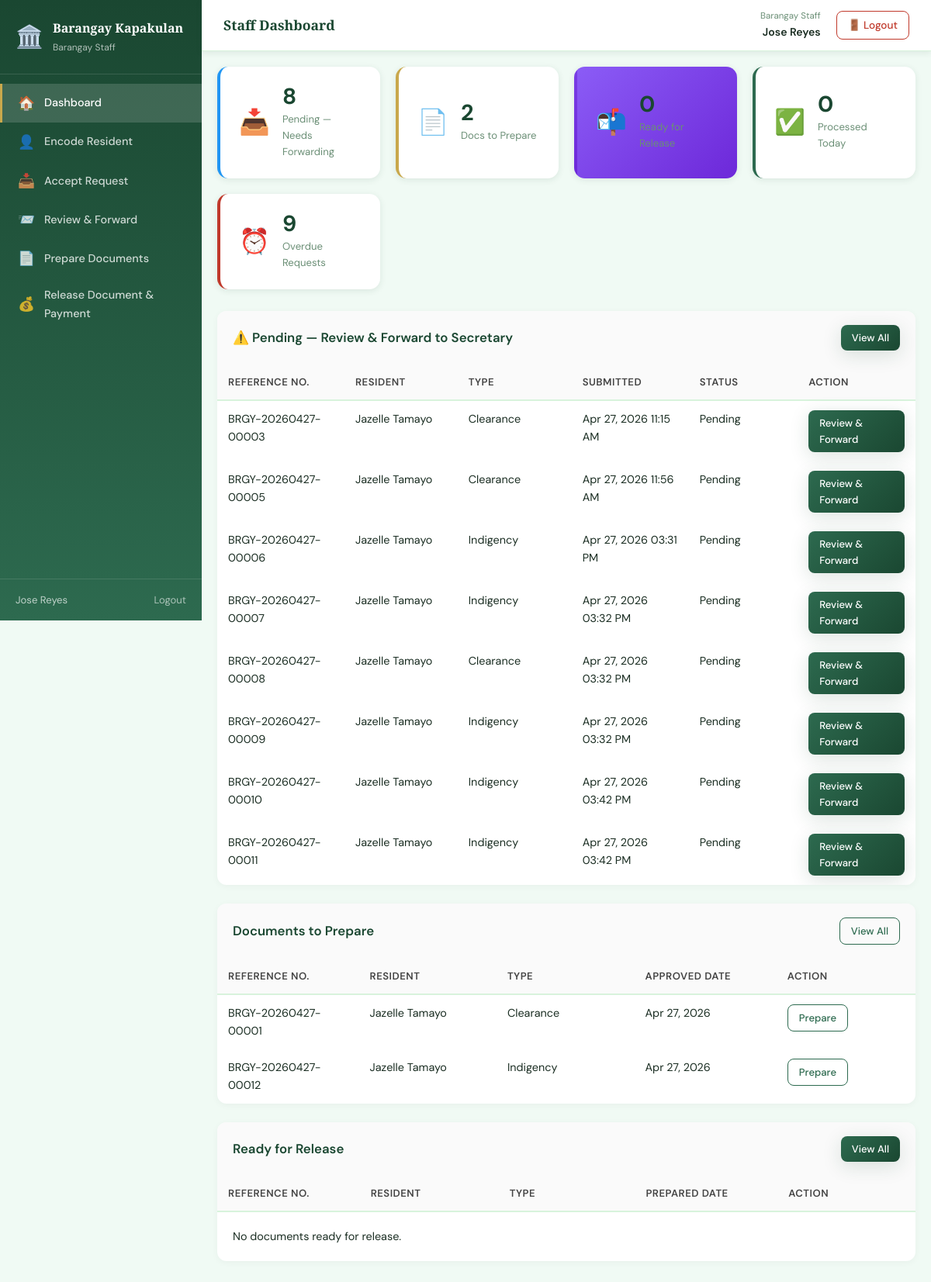
Before: /staff/dashboard.php (signed in) with the older database file.
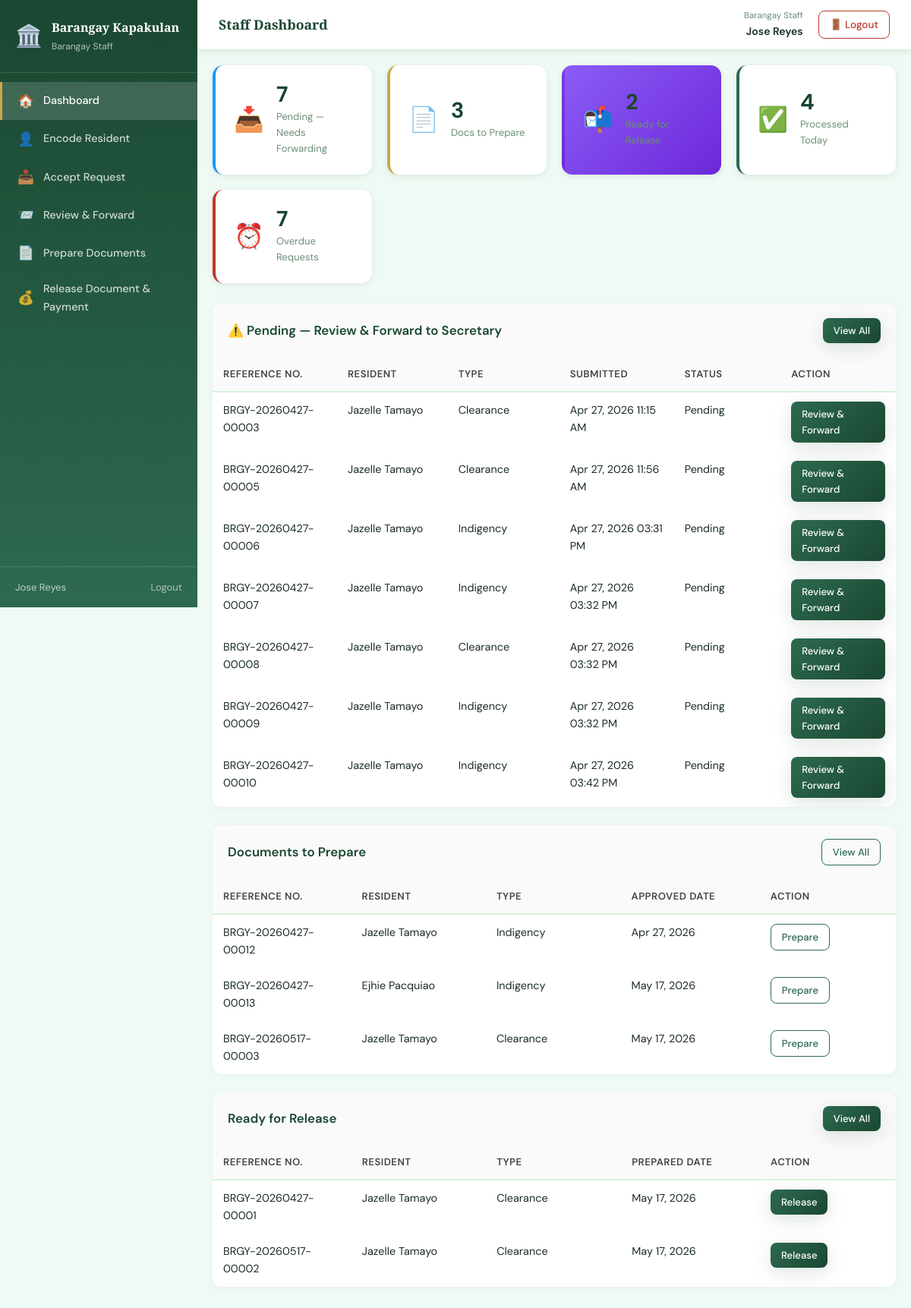
After: the same page with the newer database file.
### tables this page shows
CREATE TABLE `servicerequest` (
  `RequestID` int(11) NOT NULL,
  `ReferenceNo` varchar(30) NOT NULL,
  `ResidentID` int(11) NOT NULL,
  `RequestType` enum('Clearance','Indigency','FacilityReservation','Complaint') NOT NULL,
  `Purpose` text DEFAULT NULL,
  `Status` enum('Pending','ForApproval','Approved','Prepared','Released','Rejected','Cancelled') DEFAULT 'Pending',
  `Remarks` text DEFAULT NULL,
  `ProcessedBy` int(11) DEFAULT NULL,
  `ProcessedAt` datetime DEFAULT NULL,
  `ReleasedBy` int(11) DEFAULT NULL,
  `ReleasedAt` datetime DEFAULT NULL,
  `CancelledBy` int(11) DEFAULT NULL,
  `CancelledAt` datetime DEFAULT NULL,
  `CancellationReason` text DEFAULT NULL,
  `CreatedBy` int(11) DEFAULT NULL,
  `CreatedAt` datetime DEFAULT current_timestamp(),
  `UpdatedAt` datetime DEFAULT current_timestamp() ON UPDATE current_timestamp(),
  `SecretaryNote` text DEFAULT NULL,
  `PreparedBy` int(11) DEFAULT NULL,
  `PreparedAt` datetime DEFAULT NULL
);

### staff/dashboard.php (the view, shortened to what the changed rows need)
<?php
$pdo = get_db();
$pendingCount = $pdo->query(
    "SELECT COUNT(*) FROM ServiceRequest WHERE Status = 'Pending'"
)->fetchColumn();
$prepareCount = $pdo->query(
    "SELECT COUNT(*) FROM ServiceRequest WHERE Status = 'Approved'"
)->fetchColumn();
$readyReleaseCount = $pdo->query(
    "SELECT COUNT(*) FROM ServiceRequest WHERE Status = 'Prepared'"
)->fetchColumn();
$processedToday = $pdo->query(
    "SELECT COUNT(*) FROM ServiceRequest
     WHERE ProcessedBy IS NOT NULL
     AND DATE(ProcessedAt) = CURDATE()"
)->fetchColumn();
$overdueCount = $pdo->query(
    "SELECT COUNT(*) FROM ServiceRequest
     WHERE Status IN ('Pending','ForApproval')
     AND (
         (RequestType = 'Clearance'              AND TIMESTAMPDIFF(HOUR, CreatedAt, NOW()) > " . SLA_CLEARANCE . ")
         OR (RequestType = 'Indigency'           AND TIMESTAMPDIFF(HOUR, CreatedAt, NOW()) > " . SLA_INDIGENCY . ")
         OR (RequestType = 'FacilityReservation' AND TIMESTAMPDIFF(HOUR, CreatedAt, NOW()) > " . SLA_RESERVATION . ")
         OR (RequestType = 'Complaint'           AND TIMESTAMPDIFF(HOUR, CreatedAt, NOW()) > " . SLA_COMPLAINT . ")
     )"
)->fetchColumn();
$pendingRequests = $pdo->query(
    "SELECT sr.RequestID, sr.ReferenceNo, sr.RequestType,
            sr.Status, sr.CreatedAt,
            CONCAT(r.FirstName,' ',r.LastName) AS ResidentName
     FROM ServiceRequest sr
     JOIN Resident r ON sr.ResidentID = r.ResidentID
     WHERE sr.Status = 'Pending'
     ORDER BY sr.CreatedAt ASC
     LIMIT 10"
)->fetchAll(PDO::FETCH_ASSOC);
$docsToPrepare = $pdo->query(
    "SELECT sr.RequestID, sr.ReferenceNo, sr.RequestType,
            sr.ProcessedAt,
            CONCAT(r.FirstName,' ',r.LastName) AS ResidentName
     FROM ServiceRequest sr
     JOIN Resident r ON sr.ResidentID = r.ResidentID
     WHERE sr.Status = 'Approved'
     ORDER BY sr.ProcessedAt ASC
     LIMIT 10"
)->fetchAll(PDO::FETCH_ASSOC);
$readyForRelease = $pdo->query(
    "SELECT sr.RequestID, sr.ReferenceNo, sr.RequestType,
            sr.PreparedAt,
            CONCAT(r.FirstName,' ',r.LastName) AS ResidentName
     FROM ServiceRequest sr
     JOIN Resident r ON sr.ResidentID = r.ResidentID
     WHERE sr.Status = 'Prepared'
     ORDER BY sr.PreparedAt ASC
     LIMIT 10"
)->fetchAll(PDO::FETCH_ASSOC);
include '../includes/header.php';
?>
<div class="app-layout">
    <?php include '../includes/sidebar.php'; ?>
    <main class="main-content">
        <div class="page-body">
            <div class="stats-grid">
                <div class="stat-card stat-blue">
                    <div class="stat-info">
                        <span class="stat-value"><?= $pendingCount ?></span>
                        <span class="stat-label">Pending — Needs Forwarding</span>
                    </div>
                </div>
                <div class="stat-card stat-yellow">
                    <div class="stat-info">
                        <span class="stat-value"><?= $prepareCount ?></span>
                        <span class="stat-label">Docs to Prepare</span>
                    </div>
                </div>
                <div class="stat-card stat-purple">
                    <div class="stat-info">
                        <span class="stat-value"><?= $readyReleaseCount ?></span>
                        <span class="stat-label">Ready for Release</span>
                    </div>
                </div>
                <div class="stat-card stat-green">
                    <div class="stat-info">
                        <span class="stat-value"><?= $processedToday ?></span>
                        <span class="stat-label">Processed Today</span>
                    </div>
                </div>
                <div class="stat-card stat-red">
                    <div class="stat-info">
                        <span class="stat-value"><?= $overdueCount ?></span>
                        <span class="stat-label">Overdue Requests</span>
                    </div>
                </div>
            </div>
            <div class="card">
                <table class="data-table">
                    <thead>
                        <tr>
                            <th>Reference No.</th>
                            <th>Resident</th>
                            <th>Type</th>
                            <th>Submitted</th>
                            <th>Status</th>
                            <th>Action</th>
                        </tr>
                    </thead>
                    <tbody>
                        <?php if (empty($pendingRequests)): ?>
                            <tr>
                                <td colspan="6" class="empty-row">No pending requests to forward.</td>
                            </tr>
                        <?php else: ?>
                            <?php foreach ($pendingRequests as $req): ?>
                                <tr>
                                    <td><?= htmlspecialchars($req['ReferenceNo']) ?></td>
                                    <td><?= htmlspecialchars($req['ResidentName']) ?></td>
                                    <td><?= htmlspecialchars($req['RequestType']) ?></td>
                                    <td><?= date('M d, Y h:i A', strtotime($req['CreatedAt'])) ?></td>
                                    <td><span class="badge badge-pending"><?= $req['Status'] ?></span></td>
                                    <td><a href="request_status_update.php?id=<?= $req['RequestID'] ?>" class="btn btn-small btn-primary">Review &amp; Forward</a></td>
                                </tr>
                            <?php endforeach; ?>
                        <?php endif; ?>
                    </tbody>
                </table>
            </div>
            <div class="card">
                <table class="data-table">
                    <thead>
                        <tr>
                            <th>Reference No.</th>
                            <th>Resident</th>
                            <th>Type</th>
                            <th>Approved Date</th>
                            <th>Action</th>
                        </tr>
                    </thead>
                    <tbody>
                        <?php if (empty($docsToPrepare)): ?>
                            <tr>
                                <td colspan="5" class="empty-row">No documents to prepare.</td>
                            </tr>
                        <?php else: ?>
                            <?php foreach ($docsToPrepare as $doc): ?>
                                <tr>
                                    <td><?= htmlspecialchars($doc['ReferenceNo']) ?></td>
                                    <td><?= htmlspecialchars($doc['ResidentName']) ?></td>
                                    <td><?= htmlspecialchars($doc['RequestType']) ?></td>
                                    <td><?= $doc['ProcessedAt'] ? date('M d, Y', strtotime($doc['ProcessedAt'])) : '—' ?></td>
                                    <td><a href="document_preparation.php?id=<?= $doc['RequestID'] ?>" class="btn btn-small btn-secondary">Prepare</a></td>
                                </tr>
                            <?php endforeach; ?>
                        <?php endif; ?>
                    </tbody>
                </table>
            </div>
            <div class="card">
                <table class="data-table">
                    <thead>
                        <tr>
                            <th>Reference No.</th>
                            <th>Resident</th>
                            <th>Type</th>
                            <th>Prepared Date</th>
                            <th>Action</th>
                        </tr>
                    </thead>
                    <tbody>
                        <?php if (empty($readyForRelease)): ?>
                            <tr>
                                <td colspan="5" class="empty-row">No documents ready for release.</td>
                            </tr>
                        <?php else: ?>
                            <?php foreach ($readyForRelease as $doc): ?>
                                <tr>
                                    <td><?= htmlspecialchars($doc['ReferenceNo']) ?></td>
                                    <td><?= htmlspecialchars($doc['ResidentName']) ?></td>
                                    <td><?= htmlspecialchars($doc['RequestType']) ?></td>
                                    <td><?= $doc['PreparedAt'] ? date('M d, Y', strtotime($doc['PreparedAt'])) : '—' ?></td>
                                    <td><a href="release_document.php?id=<?= $doc['RequestID'] ?>" class="btn btn-small btn-primary">Release</a></td>
                                </tr>
                            <?php endforeach; ?>
                        <?php endif; ?>
                    </tbody>
                </table>
            </div>
        </div>
    </main>
</div>
<?php include '../includes/footer.php'; ?>

### includes/sidebar.php (shortened to what the changed rows need)
<?php
$role    = $_SESSION['role'] ?? '';
$current = $_SERVER['PHP_SELF'];
function nav_link(string $href, string $icon, string $label, string $current): string
{
    $active = (strpos($current, basename($href)) !== false) ? 'active' : '';
    return "
        <a href=\"$href\" class=\"nav-link $active\">
            <span class=\"nav-icon\">$icon</span>
            $label
        </a>";
}
?>
<aside class="sidebar">
    <nav class="sidebar-nav">
        <?php foreach ($menus[$role] ?? [] as $item): ?>
            <?= nav_link($item['href'], $item['icon'], $item['label'], $current) ?>
        <?php endforeach; ?>
    </nav>
</aside>

Changed rows visible on the page:
no longer on this page (row edited): servicerequest: ReferenceNo "BRGY-20260427-00011", ResidentName "Jazelle Tamayo", RequestType "Indigency", CreatedAt "Apr 27, 2026 03:42 PM", Status "Pending", shown under "⚠️ Pending — Review & Forward to Secretary"
now on this page (row edited): servicerequest: ReferenceNo "BRGY-20260427-00013", ResidentName "Ejhie Pacquiao", RequestType "Indigency", ProcessedAt "May 17, 2026", shown under "Documents to Prepare"
added servicerequest: ReferenceNo "BRGY-20260517-00003", ResidentName "Jazelle Tamayo", RequestType "Clearance", ProcessedAt "May 17, 2026", shown under "Documents to Prepare"
changed servicerequest "BRGY-20260427-00001": moves from the list under "Documents to Prepare" to the list under "Ready for Release"
added servicerequest: ReferenceNo "BRGY-20260517-00002", ResidentName "Jazelle Tamayo", RequestType "Clearance", PreparedAt "May 17, 2026", shown under "Ready for Release"
Other visible differences:
$pendingCount: "8" → "7"
$prepareCount: "2" → "3"
$readyReleaseCount: "0" → "2"
$processedToday: "0" → "4"
$overdueCount: "9" → "7"
text no longer shown: "No documents ready for release."
